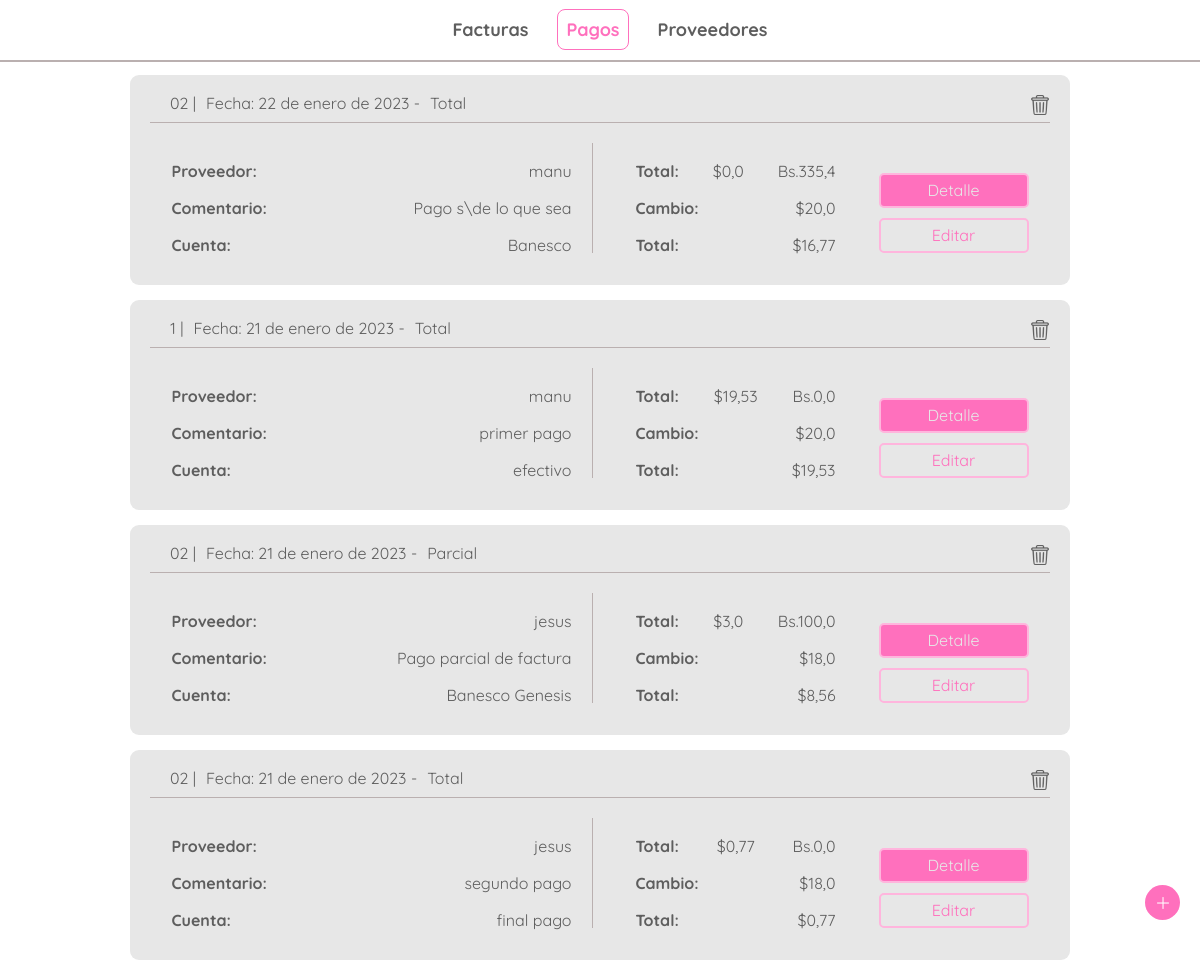
/payments/, run on an earlier commit of the app's database.
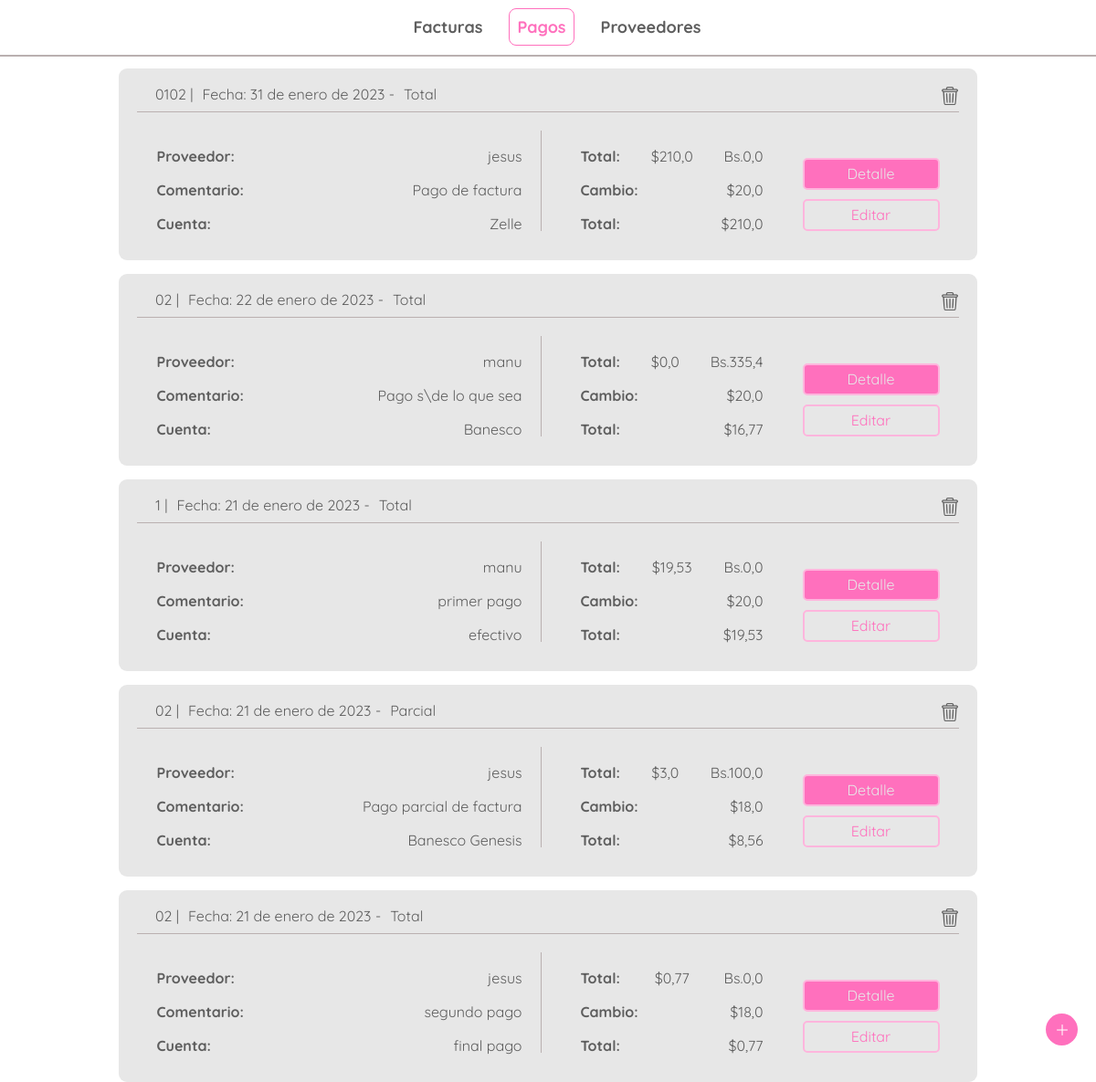
And on a later commit of the database.
### payments/models.py (models this page shows)
class Payment(models.Model):
    id = HashidAutoField(primary_key=True)
    bill = models.ForeignKey(Bill, on_delete=models.CASCADE, null=False)
    date = models.DateField(default= django.utils.timezone.now)
    amount_bs = models.FloatField(default=0)
    amount_dollar = models.FloatField(default=0)
    exchange_rate = models.FloatField(default=0)
    account = models.CharField(max_length=50,default='')
    paid_total = models.BooleanField(default='False')
    description = models.CharField(max_length=200, default='')
    transfer_id = models.CharField(max_length=50, default='')
    total_dollar = models.FloatField(default=0)

### bills/models.py (models this page shows)
class Bill(models.Model):
    id = HashidAutoField(primary_key=True)
    bill_number = models.CharField(max_length=20,null=False)
    emission_date = models.DateField(default= django.utils.timezone.now)
    due_date = models.DateField(default= django.utils.timezone.now)
    provider = models.ForeignKey(Provider, on_delete=models.CASCADE, null=False)
    total_amount_bs = models.FloatField(default=0)
    sub_total_bs = models.FloatField(default=0)
    tax_bs = models.FloatField(default=0)
    retained_tax_bs = models.FloatField(default=0)
    amount_to_pay_bs = models.FloatField(default=0)
    exchange_rate = models.FloatField(default=0)
    total_amount_dollar = models.FloatField(default=0)
    amount_to_pay_dollar = models.FloatField(default=0)
    paid = models.BooleanField(default='False')
    note = models.CharField(max_length=200, default='')
    rest_to_pay_dollar = models.FloatField(default=0)
    overdue = models.FloatField(default=False)

### providers/models.py (models this page shows)
class Provider(models.Model):
    id = HashidAutoField(primary_key=True)
    rif = models.CharField(max_length=15)
    name = models.CharField(max_length=70)
    nickname = models.CharField(max_length= 70)
    TAXES = [
        ('0','0% tax retained'),
        ('75','75% tax retained'),
        ('100','100% tax retained'),
    ]
    taxtype = models.CharField(max_length=3, choices=TAXES)
    dollar_debt = models.FloatField(default=0)

### payments/views.py (the view)
# urls.py: path('', views.index, name='index'),
def index(request):
    request = reset_messages(request)
    payments_list = Payment.objects.all().order_by('-date')
    return render(request, 'payments/index.html',{
        'payments_list':payments_list
        })

### bills/views.py (called while the page is built)
def reset_messages(request):
    try :
        aux = request.session['message_shown']
    except KeyError:
        request.session['message_shown'] = False
        request.session['message'] = ''
    else:
        if not request.session['message_shown'] :
            request.session['message_shown'] = True
        else:
            request.session['message'] = ''
        return request

### payments/templates/payments/index.html (shortened to what this page needs)
{% extends 'bills/header.html' %}
{% block content %}
{% load static %}
<body>
<div class="bills">
    <div class="bills-container">
        {% for payment in payments_list %}
        <div class="bill-content-p">
            <div class="bill-head">
                <div class="bill-head-left">
                    <p>{{payment.bill.bill_number}}   |</p>
                    <p>Fecha: {{payment.date}} -</p>
                    {% if payment.paid_total %}
                    <p>Total</p>
                    {% else %}
                    <p>Parcial</p>
                    {% endif %}
                </div>
                <div class="bill-head-right">
                    <figure>
                        <a href="{% url 'payments:delete_payment'  payment.id %}">
                            <img src="{% static 'bills/images/trash.png'  %}" alt="trash" class="trash">
                        </a>
                    </figure>
                </div>
            </div>
            <div class="bill-body">
                <div class="bill-body-sub-left-p">
                    <div class="bill-detail">
                        <p>Proveedor:</p>
                        <p>{{payment.bill.provider.nickname}}</p>
                    </div>
                    <div class="bill-detail">
                        <p>Comentario:</p>
                        <p>{{payment.description}}</p>
                    </div>
                    <div class="bill-detail">
                        <p>Cuenta:</p>
                        <p>{{payment.account}}</p>
                    </div>
                </div>
                <div class="bill-body-sub-p">
                    <div class="bill-detail">
                        <p>Total:</p>
                        <p>${{payment.amount_dollar}}</p>
                        <p class="amount-bs">Bs.{{payment.amount_bs}}</p>
                    </div>
                    <div class="bill-detail">
                        <p>Cambio:</p>
                        <p>${{payment.exchange_rate}}</p>
                    </div>
                    <div class="bill-detail">
                        <p>Total:</p>
                        <p>${{payment.total_dollar}}</p>
                    </div>
                </div>
                <div class="bill-body-buttons">
                    <a href="{% url 'payments:payment_detail'  payment.id %}" class="link-primary-button">Detalle</a>
                    <a href="{% url 'payments:update_payment'  payment.id %}" class="link-secondary-button">Editar</a>
                </div>
            </div>
        </div>
        {% endfor %}
    </div>
    <div class="add">
        <figure class="figure">
            <img src="{% static 'bills/images/plus.png'  %}" alt="new-bill">
        </figure>
    </div>
</div>
</body>
{% endblock %}

What changed in the data, as far as the page shows it:
added Payment: bill.bill_number "0102", date "31 de enero de 2023", paid_total "Total", bill.provider.nickname "jesus", description "Pago de factura", account "Zelle", amount_dollar "210,0", amount_bs "0,0", exchange_rate "20,0", total_dollar "210,0"
